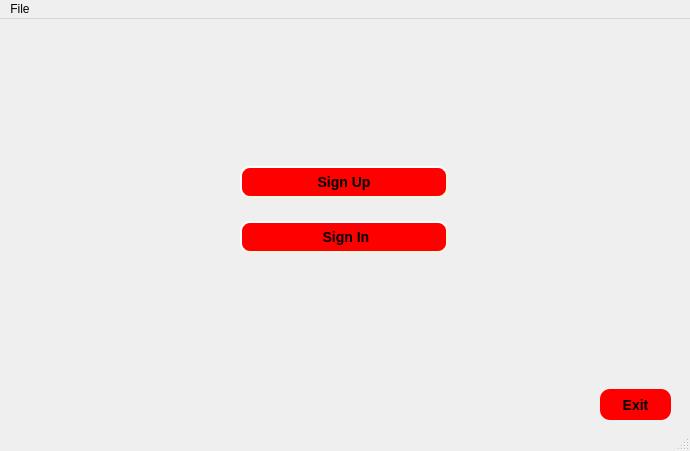
<?xml version="1.0" encoding="UTF-8"?>
<ui version="4.0">
 <class>MainWindow</class>
 <widget class="QMainWindow" name="MainWindow">
  <property name="geometry">
   <rect>
    <x>0</x>
    <y>0</y>
    <width>690</width>
    <height>451</height>
   </rect>
  </property>
  <property name="windowTitle">
   <string>MainWindow</string>
  </property>
  <property name="styleSheet">
   <string notr="true">background-color: rgb(49, 255, 255);
border-color: rgb(255, 255, 255);
QMainWindow::separator {
    background: yellow;
    width: 10px; /* when vertical */
    height: 10px; /* when horizontal */
}

QMainWindow::separator:hover {
    background: red;
}</string>
  </property>
  <widget class="QWidget" name="centralwidget">
   <widget class="QPushButton" name="Exit">
    <property name="geometry">
     <rect>
      <x>600</x>
      <y>370</y>
      <width>71</width>
      <height>31</height>
     </rect>
    </property>
    <property name="styleSheet">
     <string notr="true">QPushButton {
    background-color: red;
    border-style: outset;
    border-radius: 10px;
    border-color: beige;
    font: bold 14px;
    padding: 6px;
}
QPushButton:pressed {
    background-color: rgb(224, 0, 0);
    border-style: inset;
}</string>
    </property>
    <property name="text">
     <string>Exit</string>
    </property>
    <property name="flat">
     <bool>true</bool>
    </property>
   </widget>
   <widget class="QWidget" name="">
    <property name="geometry">
     <rect>
      <x>240</x>
      <y>130</y>
      <width>208</width>
      <height>121</height>
     </rect>
    </property>
    <layout class="QVBoxLayout" name="verticalLayout">
     <item>
      <widget class="QPushButton" name="SignUp">
       <property name="styleSheet">
        <string notr="true">QPushButton {
    background-color: red;
    border-style: outset;
    border-width: 2px;
    border-radius: 10px;
    border-color: beige;
    font: bold 14px;
    min-width: 10em;
    padding: 6px;
}
QPushButton:pressed {
    background-color: rgb(224, 0, 0);
    border-style: inset;
}</string>
       </property>
       <property name="text">
        <string>Sign Up</string>
       </property>
      </widget>
     </item>
     <item>
      <widget class="QPushButton" name="SignIn">
       <property name="styleSheet">
        <string notr="true">QPushButton {
    background-color: red;
    border-style: outset;
    border-width: 2px;
    border-radius: 10px;
    border-color: beige;
    font: bold 14px;
    min-width: 10em;
    padding: 6px;
}
QPushButton:pressed {
    background-color: rgb(224, 0, 0);
    border-style: inset;
}</string>
       </property>
       <property name="text">
        <string> Sign In</string>
       </property>
      </widget>
     </item>
    </layout>
   </widget>
  </widget>
  <widget class="QMenuBar" name="menubar">
   <property name="geometry">
    <rect>
     <x>0</x>
     <y>0</y>
     <width>690</width>
     <height>25</height>
    </rect>
   </property>
   <widget class="QMenu" name="menuFile">
    <property name="title">
     <string>File</string>
    </property>
   </widget>
   <addaction name="menuFile"/>
  </widget>
  <widget class="QStatusBar" name="statusbar"/>
 </widget>
 <resources/>
 <connections/>
</ui>
